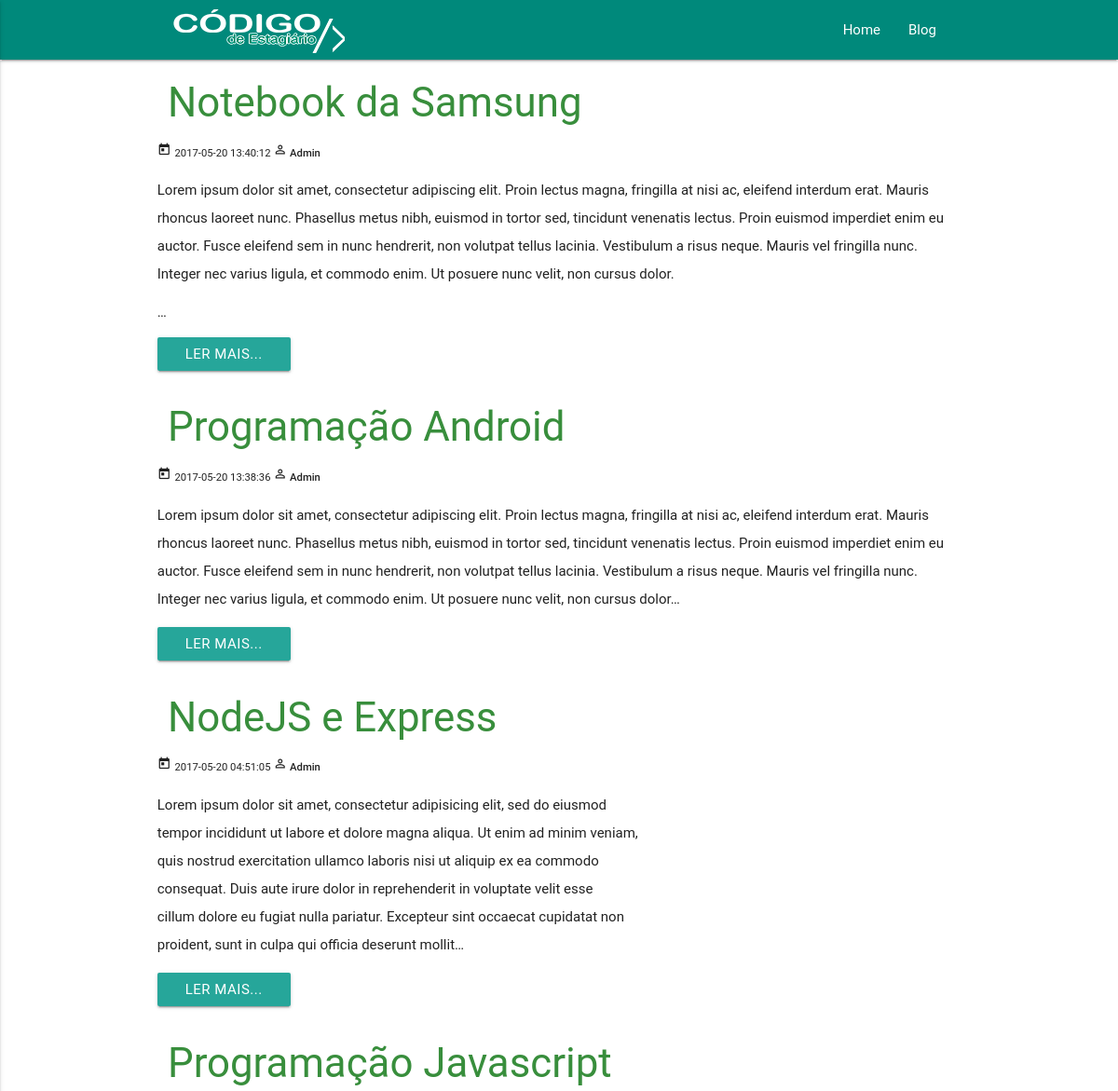
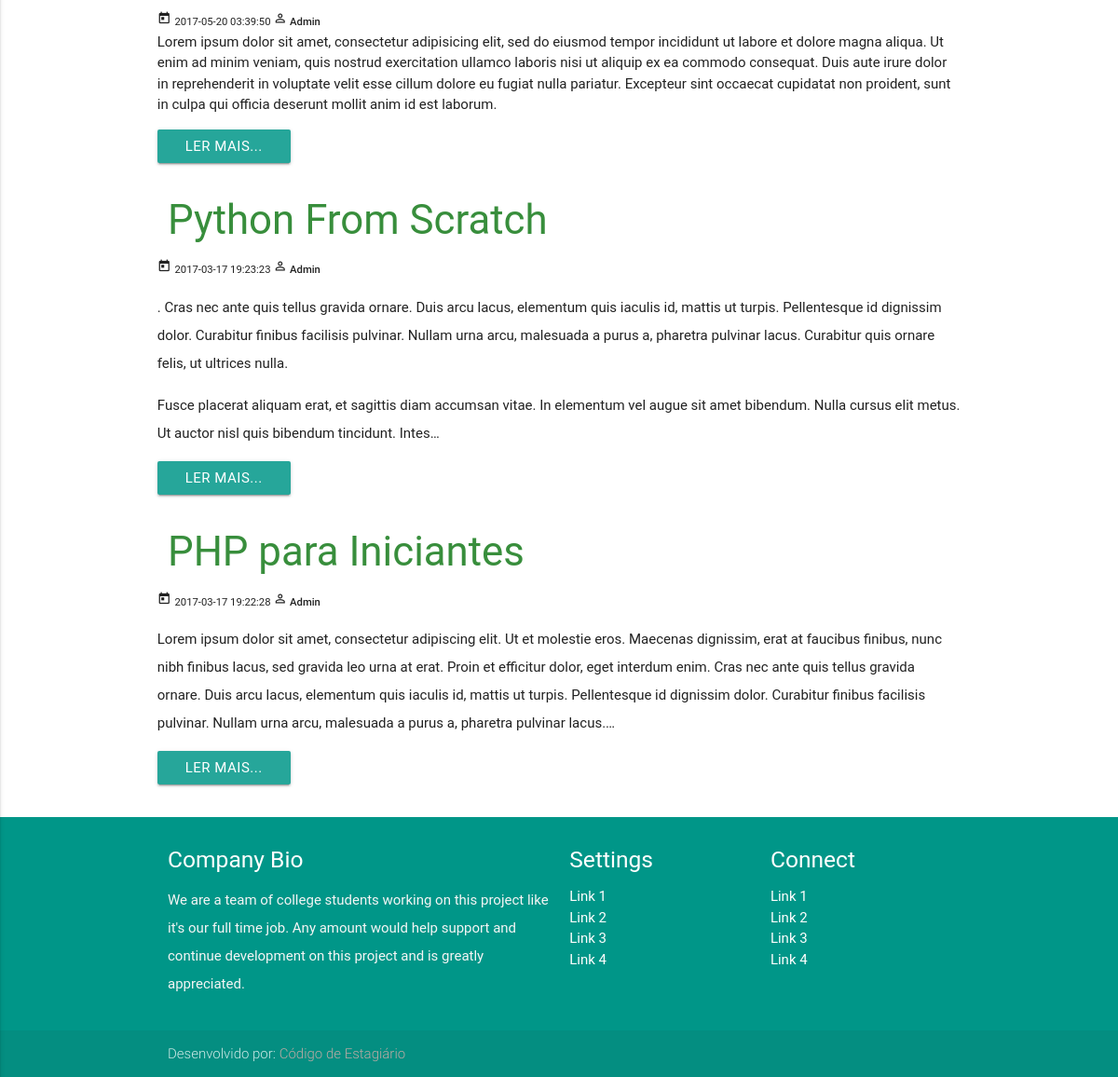
Screenshot of /index.php/blog with the database file from the repository (2 pictures, top to bottom).
### tables this page shows
CREATE TABLE `posts` (
  `id` int(11) NOT NULL,
  `category_id` int(11) NOT NULL,
  `user_id` int(11) NOT NULL,
  `title` varchar(255) NOT NULL,
  `body` text NOT NULL,
  `post_image` varchar(255) NOT NULL,
  `created_at` timestamp NOT NULL DEFAULT CURRENT_TIMESTAMP
);

### application/controllers/Blog.php (called while the page is built)
<?php
	class Blog extends CI_Controller
	{
		public function index(){
			$data['posts'] = $this->post_model->getPosts();
			$this->load->view('pages/templates/header');
			$this->load->view('pages/blog', $data);
			$this->load->view('pages/templates/footer');
		}
	}

### index.php (called while the page is built, shortened)
<?php
require_once BASEPATH.'core/CodeIgniter.php';

### application/models/post_model.php (called while the page is built, shortened)
<?php
class Post_model extends CI_Model{
	public function getPosts(){
		$this->db->order_by('posts.id', 'DESC');
		$query = $this->db->get('posts');
		return $query->result_array();
	}
}

### application/views/pages/blog.php (the view)
<div class="container">
<?php foreach($posts as $post) :?>
	<h3 class="green-text text-darken-2"><?php echo $post['title']; ?></h3>
	<div class="row">
		<i class="tiny material-icons">today</i> <small><?php echo $post['created_at']; ?>   <i class="tiny material-icons">perm_identity</i><strong> Admin </strong></small> <br>
		<?php echo word_limiter($post['body'], 70); ?>
		<p><a href="#" class="waves-effect waves-light btn">Ler Mais...</a></p>
	</div>
<?php endforeach; ?>
</div>

### application/views/pages/templates/header.php (shortened to what this page needs)
<!DOCTYPE html>
<html lang="en">
<head>
  <link href="<?php echo base_url(); ?>assets/css/materialize.min.css" type="text/css" rel="stylesheet" media="screen,projection"/>
  <link href="<?php echo base_url(); ?>assets/css/custom.css" type="text/css" rel="stylesheet" media="screen,projection"/>
</head>
<body>
  <nav class="teal darken-1" role="navigation">
    <div class="nav-wrapper container">
      <a id="logo-container" href="#" class="brand-logo white-text"><img src="<?php echo base_url(); ?>assets/img/logosmall.png" class="responsive-img" style="margin-top: -12px;"></a>
      <ul class="right hide-on-med-and-down">
        <li><a href="<?php echo base_url(); ?>blog" class="white-text">Blog</a></li>
      </ul>
      <ul class="right hide-on-med-and-down">
        <li><a href="<?php echo base_url(); ?>home" class="white-text">Home</a></li>
      </ul>
    </div>
  </nav>

### application/views/pages/templates/footer.php (shortened to what this page needs)
  <footer class="page-footer teal">
    <div class="container">
      <div class="row">
        <div class="col l6 s12">
          <h5 class="white-text">Company Bio</h5>
          <p class="grey-text text-lighten-4">We are a team of college students working on this project like it's our full time job. Any amount would help support and continue development on this project and is greatly appreciated.</p>
        </div>
        <div class="col l3 s12">
          <h5 class="white-text">Settings</h5>
          <ul>
            <li><a class="white-text" href="#!">Link 1</a></li>
            <li><a class="white-text" href="#!">Link 2</a></li>
            <li><a class="white-text" href="#!">Link 3</a></li>
            <li><a class="white-text" href="#!">Link 4</a></li>
          </ul>
        </div>
        <div class="col l3 s12">
          <h5 class="white-text">Connect</h5>
          <ul>
            <li><a class="white-text" href="#!">Link 1</a></li>
            <li><a class="white-text" href="#!">Link 2</a></li>
            <li><a class="white-text" href="#!">Link 3</a></li>
            <li><a class="white-text" href="#!">Link 4</a></li>
          </ul>
        </div>
      </div>
    </div>
    <div class="footer-copyright">
      <div class="container">
      Desenvolvido por: <a class="brown-text text-lighten-3" href="http://materializecss.com">Código de Estagiário</a>
      </div>
    </div>
  </footer>
  </body>
</html>

### assets/css/custom.css (style rules this page uses)
nav ul a, nav .brand-logo { color: #444; }
p { line-height: 2rem; }
footer.page-footer { margin: 0; }

### rows the page displays
posts: title "Notebook da Samsung", created_at "2017-05-20 13:40:12", body "Lorem ipsum dolor sit amet, consectetur adipiscing elit. Proin lectus magna, fringilla at nisi ac, eleifend interdum erat. Mauris rhoncus laoreet nunc. Phasellus metus nibh, euismod in tortor sed, tincidunt venenatis lectus. Proin euismod imperdiet enim eu auctor. Fusce eleifend sem in nunc hendrerit, non volutpat tellus lacinia. Vestibulum a risus neque. Mauris vel fringilla nunc. Integer nec varius ligula, et commodo enim. Ut posuere nunc velit, non cursus dolor. …"
posts: title "Programação Android", created_at "2017-05-20 13:38:36", body "Lorem ipsum dolor sit amet, consectetur adipiscing elit. Proin lectus magna, fringilla at nisi ac, eleifend interdum erat. Mauris rhoncus laoreet nunc. Phasellus metus nibh, euismod in tortor sed, tincidunt venenatis lectus. Proin euismod imperdiet enim eu auctor. Fusce eleifend sem in nunc hendrerit, non volutpat tellus lacinia. Vestibulum a risus neque. Mauris vel fringilla nunc. Integer nec varius ligula, et commodo enim. Ut posuere nunc velit, non cursus dolor…"
posts: title "NodeJS e Express", created_at "2017-05-20 04:51:05", body "Lorem ipsum dolor sit amet, consectetur adipisicing elit, sed do eiusmod tempor incididunt ut labore et dolore magna aliqua. Ut enim ad minim veniam, quis nostrud exercitation ullamco laboris nisi ut aliquip ex ea commodo consequat. Duis aute irure dolor in reprehenderit in voluptate velit esse cillum dolore eu fugiat nulla pariatur. Excepteur sint occaecat cupidatat non proident, sunt in culpa qui officia deserunt mollit…"
posts: title "Programação Javascript", created_at "2017-05-20 03:39:50", body "Lorem ipsum dolor sit amet, consectetur adipisicing elit, sed do eiusmod tempor incididunt ut labore et dolore magna aliqua. Ut enim ad minim veniam, quis nostrud exercitation ullamco laboris nisi ut aliquip ex ea commodo consequat. Duis aute irure dolor in reprehenderit in voluptate velit esse cillum dolore eu fugiat nulla pariatur. Excepteur sint occaecat cupidatat non proident, sunt in culpa qui officia deserunt mollit anim id est laborum."
posts: title "Python From Scratch", created_at "2017-03-17 19:23:23", body ". Cras nec ante quis tellus gravida ornare. Duis arcu lacus, elementum quis iaculis id, mattis ut turpis. Pellentesque id dignissim dolor. Curabitur finibus facilisis pulvinar. Nullam urna arcu, malesuada a purus a, pharetra pulvinar lacus. Curabitur quis ornare felis, ut ultrices nulla. Fusce placerat aliquam erat, et sagittis diam accumsan vitae. In elementum vel augue sit amet bibendum. Nulla cursus elit metus. Ut auctor nisl quis bibendum tincidunt. Intes…"
posts: title "PHP para Iniciantes", created_at "2017-03-17 19:22:28", body "Lorem ipsum dolor sit amet, consectetur adipiscing elit. Ut et molestie eros. Maecenas dignissim, erat at faucibus finibus, nunc nibh finibus lacus, sed gravida leo urna at erat. Proin et efficitur dolor, eget interdum enim. Cras nec ante quis tellus gravida ornare. Duis arcu lacus, elementum quis iaculis id, mattis ut turpis. Pellentesque id dignissim dolor. Curabitur finibus facilisis pulvinar. Nullam urna arcu, malesuada a purus a, pharetra pulvinar lacus.…"
